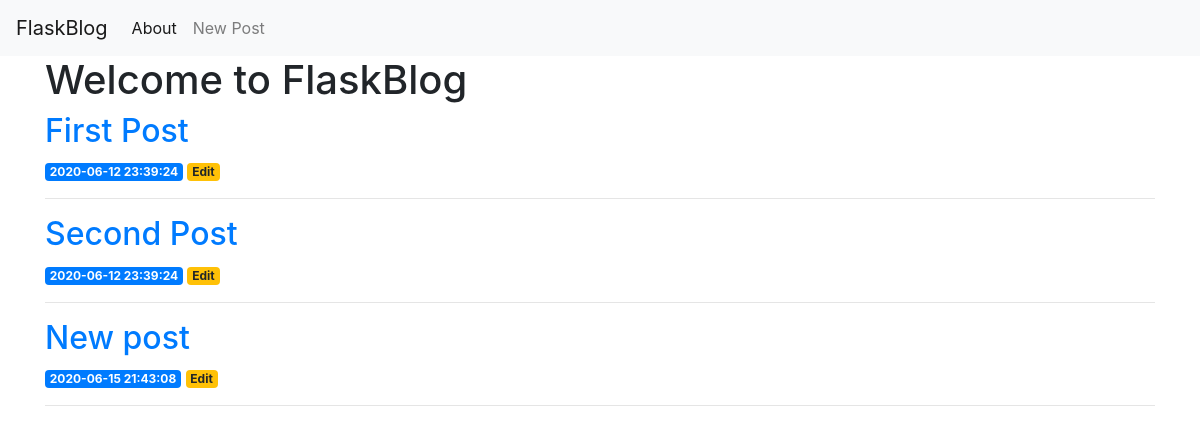
The app's page /, older data.
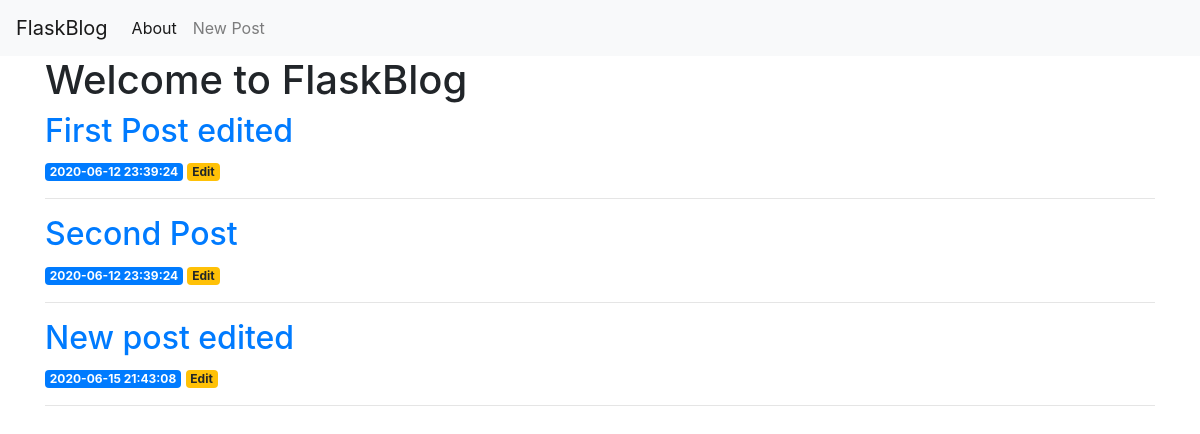
The same page, newer data.
### tables this page shows
CREATE TABLE posts (
    id INTEGER PRIMARY KEY AUTOINCREMENT,
    created TIMESTAMP NOT NULL DEFAULT CURRENT_TIMESTAMP,
    title TEXT NOT NULL,
    content TEXT NOT NULL
);

### app.py (the view)
@app.route("/")
def index():
    conn = get_db_connection()
    posts = conn.execute('SELECT * FROM posts').fetchall()
    conn.close()
    return render_template('index.html', posts=posts)

### app.py (called while the page is built)
def get_db_connection():
    conn = sqlite3.connect('database.db')
    conn.row_factory = sqlite3.Row
    return conn

### templates/index.html
{% extends 'base.html' %}
{% block content %}
<h1>{% block title %} Welcome to FlaskBlog {% endblock %}</h1>
{% for post in posts %}
<a href="{{ url_for('post', post_id=post['id']) }}">
    <h2>{{ post['title'] }}</h2>
</a>
<span class="badge badge-primary">{{ post['created'] }}</span>
<a href="{{ url_for('edit', post_id=post['id']) }}">
    <span class="badge badge-warning">Edit</span>
</a>
<hr>
{% endfor %}
{% endblock %}

Row changes from the older to the newer data that the page shows:
changed posts: title "First Post" → "First Post edited"
changed posts: title "New post" → "New post edited"
